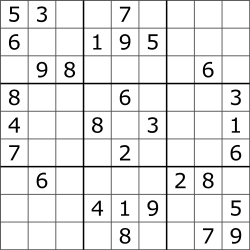
#> input picture opencv_tutorial/Edge_detection/sudoku.png, 250 x 250 px
$ python 01_sobel.py   (older library calls are emulated)
#> lines starting #> are read from the running program, lines starting #| are printed output that depends on the picture
import cv2
import numpy as np
import matplotlib.pyplot as plt

image = cv2.imread("sudoku.png",0)
#> image is the input picture: shape (250, 250); min 0, max 255, mean 231.5

#apply sobel operator
sobel_x = cv2.Sobel(image, cv2.CV_8U, 1, 0, ksize=3)
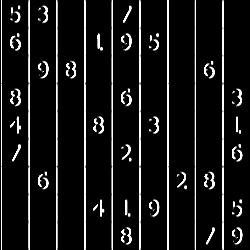
#> sobel_x: shape (250, 250); min 0, max 255, mean 23.1
sobel_y = cv2.Sobel(image, cv2.CV_8U, 0, 1, ksize=3)
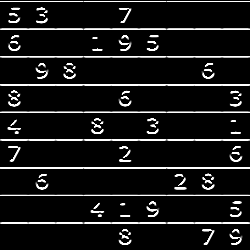
#> sobel_y: shape (250, 250); min 0, max 255, mean 23.4
sobel_edges = sobel_x + sobel_y
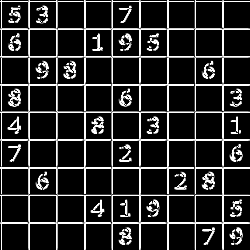
#> sobel_edges: shape (250, 250); min 0, max 255, mean 41

# sobel_edges = np.uint8(np.abs(sobel_edges))
# edges_x = np.uint8(np.abs(sobel_x))
# edges_y = np.uint8(np.abs(sobel_y))

cv2.imshow("sobel", sobel_edges)
cv2.imshow("sobel x", sobel_x)
cv2.imshow("sobel y", sobel_y)


# [18 lines of commented-out code are left out]


plt.show()

cv2.waitKey(0)
cv2.destroyAllWindows()
